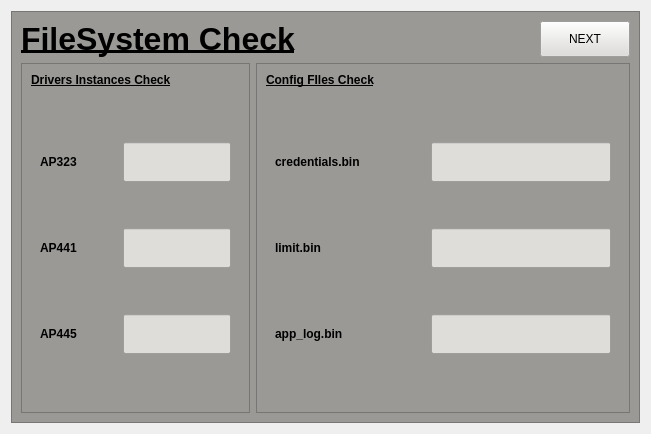
               <widget class="QWidget" name="FileSystems">
                <layout class="QGridLayout" name="gridLayout_5">
                 <item row="0" column="0">
                  <widget class="QFrame" name="frame_6">
                   <property name="styleSheet">
                    <string notr="true">background-color: rgb(154, 153, 150);</string>
                   </property>
                   <property name="frameShape">
                    <enum>QFrame::Shape::StyledPanel</enum>
                   </property>
                   <property name="frameShadow">
                    <enum>QFrame::Shadow::Raised</enum>
                   </property>
                   <layout class="QGridLayout" name="gridLayout_10">
                    <item row="0" column="0">
                     <layout class="QGridLayout" name="gridLayout_16">
                      <item row="0" column="0">
                       <widget class="QLabel" name="label_18">
                        <property name="maximumSize">
                         <size>
                          <width>16777215</width>
                          <height>50</height>
                         </size>
                        </property>
                        <property name="font">
                         <font>
                          <pointsize>24</pointsize>
                          <bold>true</bold>
                          <underline>true</underline>
                         </font>
                        </property>
                        <property name="text">
                         <string>FileSystem Check</string>
                        </property>
                       </widget>
                      </item>
                      <item row="1" column="0" colspan="2">
                       <layout class="QHBoxLayout" name="horizontalLayout_44">
                        <item>
                         <widget class="QFrame" name="frame">
                          <property name="frameShape">
                           <enum>QFrame::Shape::StyledPanel</enum>
                          </property>
                          <property name="frameShadow">
                           <enum>QFrame::Shadow::Raised</enum>
                          </property>
                          <layout class="QVBoxLayout" name="verticalLayout_46">
                           <item>
                            <layout class="QVBoxLayout" name="verticalLayout_45">
                             <item>
                              <widget class="QLabel" name="label_4">
                               <property name="maximumSize">
                                <size>
                                 <width>16777215</width>
                                 <height>40</height>
                                </size>
                               </property>
                               <property name="font">
                                <font>
                                 <bold>true</bold>
                                 <underline>true</underline>
                                </font>
                               </property>
                               <property name="text">
                                <string>Drivers Instances Check</string>
                               </property>
                              </widget>
                             </item>
                             <item>
                              <widget class="QWidget" name="widget_2" native="true">
                               <property name="styleSheet">
                                <string notr="true">background-color: rgb(154, 153, 150);</string>
                               </property>
                               <layout class="QVBoxLayout" name="verticalLayout_32">
                                <item>
                                 <layout class="QVBoxLayout" name="verticalLayout_13">
                                  <item>
                                   <spacer name="verticalSpacer_7">
                                    <property name="orientation">
                                     <enum>Qt::Orientation::Vertical</enum>
                                    </property>
                                    <property name="sizeType">
                                     <enum>QSizePolicy::Policy::Minimum</enum>
                                    </property>
                                    <property name="sizeHint" stdset="0">
                                     <size>
                                      <width>20</width>
                                      <height>40</height>
                                     </size>
                                    </property>
                                   </spacer>
                                  </item>
                                  <item>
                                   <layout class="QHBoxLayout" name="horizontalLayout_24">
                                    <item>
                                     <widget class="QLabel" name="label_8">
                                      <property name="font">
                                       <font>
                                        <bold>true</bold>
                                       </font>
                                      </property>
                                      <property name="text">
                                       <string>AP323</string>
                                      </property>
                                     </widget>
                                    </item>
                                    <item>
                                     <spacer name="horizontalSpacer_35">
                                      <property name="orientation">
                                       <enum>Qt::Orientation::Horizontal</enum>
                                      </property>
                                      <property name="sizeHint" stdset="0">
                                       <size>
                                        <width>40</width>
                                        <height>20</height>
                                       </size>
                                      </property>
                                     </spacer>
                                    </item>
                                    <item>
                                     <widget class="QLineEdit" name="AP323lineEdit">
                                      <property name="minimumSize">
                                       <size>
                                        <width>0</width>
                                        <height>40</height>
                                       </size>
                                      </property>
                                      <property name="maximumSize">
                                       <size>
                                        <width>16777215</width>
                                        <height>40</height>
                                       </size>
                                      </property>
                                      <property name="styleSheet">
                                       <string notr="true">background-color: rgb(222, 221, 218);</string>
                                      </property>
                                      <property name="alignment">
                                       <set>Qt::AlignmentFlag::AlignCenter</set>
                                      </property>
                                      <property name="readOnly">
                                       <bool>true</bool>
                                      </property>
                                     </widget>
                                    </item>
                                   </layout>
                                  </item>
                                  <item>
                                   <spacer name="verticalSpacer_8">
                                    <property name="orientation">
                                     <enum>Qt::Orientation::Vertical</enum>
                                    </property>
                                    <property name="sizeType">
                                     <enum>QSizePolicy::Policy::Minimum</enum>
                                    </property>
                                    <property name="sizeHint" stdset="0">
                                     <size>
                                      <width>20</width>
                                      <height>40</height>
                                     </size>
                                    </property>
                                   </spacer>
                                  </item>
                                  <item>
                                   <layout class="QHBoxLayout" name="horizontalLayout_35">
                                    <item>
                                     <widget class="QLabel" name="label_9">
                                      <property name="font">
                                       <font>
                                        <bold>true</bold>
                                       </font>
                                      </property>
                                      <property name="text">
                                       <string>AP441</string>
                                      </property>
                                     </widget>
                                    </item>
                                    <item>
                                     <spacer name="horizontalSpacer_36">
                                      <property name="orientation">
                                       <enum>Qt::Orientation::Horizontal</enum>
                                      </property>
                                      <property name="sizeHint" stdset="0">
                                       <size>
                                        <width>40</width>
                                        <height>20</height>
                                       </size>
                                      </property>
                                     </spacer>
                                    </item>
                                    <item>
                                     <widget class="QLineEdit" name="AP441lineEdit">
                                      <property name="minimumSize">
                                       <size>
                                        <width>0</width>
                                        <height>40</height>
                                       </size>
                                      </property>
                                      <property name="maximumSize">
                                       <size>
                                        <width>16777215</width>
                                        <height>40</height>
                                       </size>
                                      </property>
                                      <property name="styleSheet">
                                       <string notr="true">background-color: rgb(222, 221, 218);</string>
                                      </property>
                                      <property name="alignment">
                                       <set>Qt::AlignmentFlag::AlignCenter</set>
                                      </property>
                                      <property name="readOnly">
                                       <bool>true</bool>
                                      </property>
                                     </widget>
                                    </item>
                                   </layout>
                                  </item>
                                  <item>
                                   <spacer name="verticalSpacer_17">
                                    <property name="orientation">
                                     <enum>Qt::Orientation::Vertical</enum>
                                    </property>
                                    <property name="sizeType">
                                     <enum>QSizePolicy::Policy::Minimum</enum>
                                    </property>
                                    <property name="sizeHint" stdset="0">
                                     <size>
                                      <width>20</width>
                                      <height>40</height>
                                     </size>
                                    </property>
                                   </spacer>
                                  </item>
                                  <item>
                                   <layout class="QHBoxLayout" name="horizontalLayout_39">
                                    <item>
                                     <widget class="QLabel" name="label_10">
                                      <property name="font">
                                       <font>
                                        <bold>true</bold>
                                       </font>
                                      </property>
                                      <property name="text">
                                       <string>AP445</string>
                                      </property>
                                     </widget>
                                    </item>
                                    <item>
                                     <spacer name="horizontalSpacer_61">
                                      <property name="orientation">
                                       <enum>Qt::Orientation::Horizontal</enum>
                                      </property>
                                      <property name="sizeHint" stdset="0">
                                       <size>
                                        <width>40</width>
                                        <height>20</height>
                                       </size>
                                      </property>
                                     </spacer>
                                    </item>
                                    <item>
                                     <widget class="QLineEdit" name="AP445lineEdit">
                                      <property name="minimumSize">
                                       <size>
                                        <width>0</width>
                                        <height>40</height>
                                       </size>
                                      </property>
                                      <property name="maximumSize">
                                       <size>
                                        <width>16777215</width>
                                        <height>40</height>
                                       </size>
                                      </property>
                                      <property name="styleSheet">
                                       <string notr="true">background-color: rgb(222, 221, 218);</string>
                                      </property>
                                      <property name="alignment">
                                       <set>Qt::AlignmentFlag::AlignCenter</set>
                                      </property>
                                      <property name="readOnly">
                                       <bool>true</bool>
                                      </property>
                                     </widget>
                                    </item>
                                   </layout>
                                  </item>
                                  <item>
                                   <spacer name="verticalSpacer_29">
                                    <property name="orientation">
                                     <enum>Qt::Orientation::Vertical</enum>
                                    </property>
                                    <property name="sizeType">
                                     <enum>QSizePolicy::Policy::Minimum</enum>
                                    </property>
                                    <property name="sizeHint" stdset="0">
                                     <size>
                                      <width>20</width>
                                      <height>40</height>
                                     </size>
                                    </property>
                                   </spacer>
                                  </item>
                                 </layout>
                                </item>
                               </layout>
                              </widget>
                             </item>
                            </layout>
                           </item>
                          </layout>
                         </widget>
                        </item>
                        <item>
                         <widget class="QFrame" name="frame_5">
                          <property name="frameShape">
                           <enum>QFrame::Shape::StyledPanel</enum>
                          </property>
                          <property name="frameShadow">
                           <enum>QFrame::Shadow::Raised</enum>
                          </property>
                          <layout class="QVBoxLayout" name="verticalLayout_50">
                           <item>
                            <layout class="QVBoxLayout" name="verticalLayout_49">
                             <item>
                              <widget class="QLabel" name="label_5">
                               <property name="maximumSize">
                                <size>
                                 <width>16777215</width>
                                 <height>40</height>
                                </size>
                               </property>
                               <property name="font">
                                <font>
                                 <bold>true</bold>
                                 <underline>true</underline>
                                </font>
                               </property>
                               <property name="text">
                                <string>Config FIles Check</string>
                               </property>
                              </widget>
                             </item>
                             <item>
                              <widget class="QWidget" name="widget_3" native="true">
                               <property name="styleSheet">
                                <string notr="true">background-color: rgb(154, 153, 150);</string>
                               </property>
                               <layout class="QVBoxLayout" name="verticalLayout_48">
                                <item>
                                 <layout class="QVBoxLayout" name="verticalLayout_47">
                                  <item>
                                   <spacer name="verticalSpacer_36">
                                    <property name="orientation">
                                     <enum>Qt::Orientation::Vertical</enum>
                                    </property>
                                    <property name="sizeType">
                                     <enum>QSizePolicy::Policy::Minimum</enum>
                                    </property>
                                    <property name="sizeHint" stdset="0">
                                     <size>
                                      <width>20</width>
                                      <height>40</height>
                                     </size>
                                    </property>
                                   </spacer>
                                  </item>
                                  <item>
                                   <layout class="QHBoxLayout" name="horizontalLayout_41">
                                    <item>
                                     <widget class="QLabel" name="label_12">
                                      <property name="minimumSize">
                                       <size>
                                        <width>110</width>
                                        <height>0</height>
                                       </size>
                                      </property>
                                      <property name="font">
                                       <font>
                                        <bold>true</bold>
                                       </font>
                                      </property>
                                      <property name="text">
                                       <string>credentials.bin</string>
                                      </property>
                                     </widget>
                                    </item>
                                    <item>
                                     <spacer name="horizontalSpacer_63">
                                      <property name="orientation">
                                       <enum>Qt::Orientation::Horizontal</enum>
                                      </property>
                                      <property name="sizeHint" stdset="0">
                                       <size>
                                        <width>40</width>
                                        <height>20</height>
                                       </size>
                                      </property>
                                     </spacer>
                                    </item>
                                    <item>
                                     <widget class="QLineEdit" name="credentialslineEdit">
                                      <property name="minimumSize">
                                       <size>
                                        <width>180</width>
                                        <height>40</height>
                                       </size>
                                      </property>
                                      <property name="maximumSize">
                                       <size>
                                        <width>16777215</width>
                                        <height>40</height>
                                       </size>
                                      </property>
                                      <property name="styleSheet">
                                       <string notr="true">background-color: rgb(222, 221, 218);</string>
                                      </property>
                                      <property name="alignment">
                                       <set>Qt::AlignmentFlag::AlignCenter</set>
                                      </property>
                                      <property name="readOnly">
                                       <bool>true</bool>
                                      </property>
                                     </widget>
                                    </item>
                                   </layout>
                                  </item>
                                  <item>
                                   <spacer name="verticalSpacer_30">
                                    <property name="orientation">
                                     <enum>Qt::Orientation::Vertical</enum>
                                    </property>
                                    <property name="sizeType">
                                     <enum>QSizePolicy::Policy::Minimum</enum>
                                    </property>
                                    <property name="sizeHint" stdset="0">
                                     <size>
                                      <width>20</width>
                                      <height>40</height>
                                     </size>
                                    </property>
                                   </spacer>
                                  </item>
                                  <item>
                                   <layout class="QHBoxLayout" name="horizontalLayout_21">
                                    <item>
                                     <widget class="QLabel" name="label_6">
                                      <property name="minimumSize">
                                       <size>
                                        <width>110</width>
                                        <height>0</height>
                                       </size>
                                      </property>
                                      <property name="font">
                                       <font>
                                        <bold>true</bold>
                                       </font>
                                      </property>
                                      <property name="text">
                                       <string>limit.bin</string>
                                      </property>
                                      <property name="alignment">
                                       <set>Qt::AlignmentFlag::AlignLeading|Qt::AlignmentFlag::AlignLeft|Qt::AlignmentFlag::AlignVCenter</set>
                                      </property>
                                     </widget>
                                    </item>
                                    <item>
                                     <spacer name="horizontalSpacer_78">
                                      <property name="orientation">
                                       <enum>Qt::Orientation::Horizontal</enum>
                                      </property>
                                      <property name="sizeHint" stdset="0">
                                       <size>
                                        <width>40</width>
                                        <height>20</height>
                                       </size>
                                      </property>
                                     </spacer>
                                    </item>
                                    <item>
                                     <widget class="QLineEdit" name="limitlineEdit">
                                      <property name="minimumSize">
                                       <size>
                                        <width>180</width>
                                        <height>40</height>
                                       </size>
                                      </property>
                                      <property name="styleSheet">
                                       <string notr="true">background-color: rgb(222, 221, 218);</string>
                                      </property>
                                      <property name="alignment">
                                       <set>Qt::AlignmentFlag::AlignCenter</set>
                                      </property>
                                     </widget>
                                    </item>
                                   </layout>
                                  </item>
                                  <item>
                                   <spacer name="verticalSpacer_14">
                                    <property name="orientation">
                                     <enum>Qt::Orientation::Vertical</enum>
                                    </property>
                                    <property name="sizeType">
                                     <enum>QSizePolicy::Policy::Minimum</enum>
                                    </property>
                                    <property name="sizeHint" stdset="0">
                                     <size>
                                      <width>20</width>
                                      <height>40</height>
                                     </size>
                                    </property>
                                   </spacer>
                                  </item>
                                  <item>
                                   <layout class="QHBoxLayout" name="horizontalLayout_42">
                                    <item>
                                     <widget class="QLabel" name="label_13">
                                      <property name="minimumSize">
                                       <size>
                                        <width>110</width>
                                        <height>0</height>
                                       </size>
                                      </property>
                                      <property name="font">
                                       <font>
                                        <bold>true</bold>
                                       </font>
                                      </property>
                                      <property name="text">
                                       <string>app_log.bin</string>
                                      </property>
                                     </widget>
                                    </item>
                                    <item>
                                     <spacer name="horizontalSpacer_76">
                                      <property name="orientation">
                                       <enum>Qt::Orientation::Horizontal</enum>
                                      </property>
                                      <property name="sizeHint" stdset="0">
                                       <size>
                                        <width>40</width>
                                        <height>20</height>
                                       </size>
                                      </property>
                                     </spacer>
                                    </item>
                                    <item>
                                     <widget class="QLineEdit" name="appLoglineEdit">
                                      <property name="minimumSize">
                                       <size>
                                        <width>180</width>
                                        <height>40</height>
                                       </size>
                                      </property>
                                      <property name="maximumSize">
                                       <size>
                                        <width>16777215</width>
                                        <height>40</height>
                                       </size>
                                      </property>
                                      <property name="styleSheet">
                                       <string notr="true">background-color: rgb(222, 221, 218);</string>
                                      </property>
                                      <property name="alignment">
                                       <set>Qt::AlignmentFlag::AlignCenter</set>
                                      </property>
                                      <property name="readOnly">
                                       <bool>true</bool>
                                      </property>
                                     </widget>
                                    </item>
                                   </layout>
                                  </item>
                                  <item>
                                   <spacer name="verticalSpacer_32">
                                    <property name="orientation">
                                     <enum>Qt::Orientation::Vertical</enum>
                                    </property>
                                    <property name="sizeType">
                                     <enum>QSizePolicy::Policy::Minimum</enum>
                                    </property>
                                    <property name="sizeHint" stdset="0">
                                     <size>
                                      <width>20</width>
                                      <height>40</height>
                                     </size>
                                    </property>
                                   </spacer>
                                  </item>
                                 </layout>
                                </item>
                               </layout>
                              </widget>
                             </item>
                            </layout>
                           </item>
                          </layout>
                         </widget>
                        </item>
                       </layout>
                      </item>
                      <item row="0" column="1">
                       <widget class="QPushButton" name="checklistFileSystemPushButton">
                        <property name="minimumSize">
                         <size>
                          <width>90</width>
                          <height>30</height>
                         </size>
                        </property>
                        <property name="maximumSize">
                         <size>
                          <width>90</width>
                          <height>40</height>
                         </size>
                        </property>
                        <property name="font">
                         <font>
                          <kerning>true</kerning>
                         </font>
                        </property>
                        <property name="cursor">
                         <cursorShape>PointingHandCursor</cursorShape>
                        </property>
                        <property name="toolTip">
                         <string>Click to continue</string>
                        </property>
                        <property name="statusTip">
                         <string>Click to continue</string>
                        </property>
                        <property name="styleSheet">
                         <string notr="true">background-color: rgb(222, 221, 218);</string>
                        </property>
                        <property name="text">
                         <string>NEXT</string>
                        </property>
                        <property name="icon">
                         <iconset resource="images.qrc">
                          <normaloff>:/images/next.png</normaloff>:/images/next.png</iconset>
                        </property>
                        <property name="iconSize">
                         <size>
                          <width>35</width>
                          <height>35</height>
                         </size>
                        </property>
                       </widget>
                      </item>
                     </layout>
                    </item>
                   </layout>
                  </widget>
                 </item>
                </layout>
               </widget>
